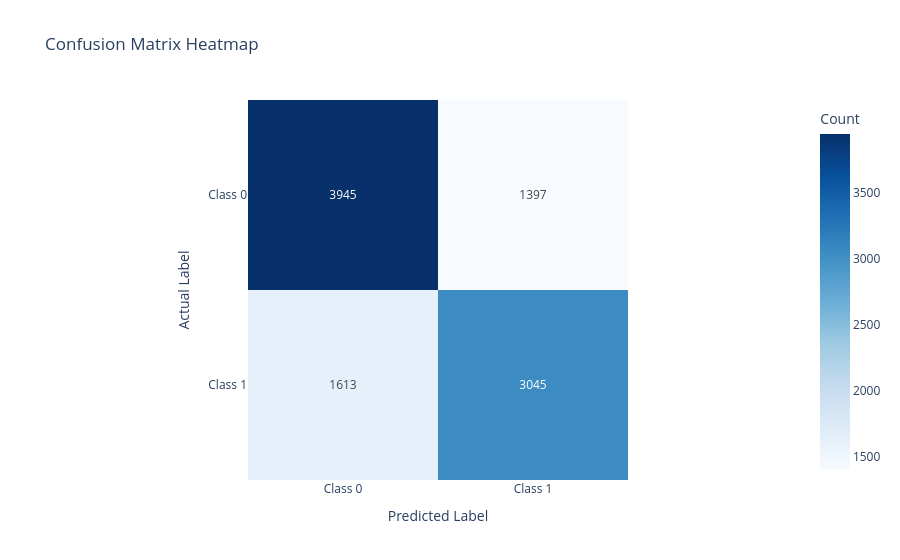

The notebook cell this image was saved under:
### Markdown cell above
**2.4 Confusion Matrix**  
Evaluating classification performance using a Confusion Matrix.

### Code cell
from sklearn.metrics import confusion_matrix, classification_report
import plotly.express as px

# Compute Confusion Matrix
cm = confusion_matrix(y_test_c, y_pred_c)

# Display Classification Report
print("--- Classification Report ---")
print(classification_report(y_test_c, y_pred_c))

# Plot Heatmap Confusion Matrix using Plotly
fig_cm = px.imshow(
    cm,
    text_auto=True,
    labels=dict(x="Predicted Label", y="Actual Label", color="Count"),
    x=['Class 0', 'Class 1'],
    y=['Class 0', 'Class 1'],
    title="Confusion Matrix Heatmap",
    color_continuous_scale="Blues"
)

fig_cm.show()

### Figure 1 — Plotly figure (JSON) as saved in the notebook; plotly's stock layout.template omitted (floating-point values rounded to 4 significant figures)
{"data": [{"coloraxis": "coloraxis", "hovertemplate": "Predicted Label: %{x}<br>Actual Label: %{y}<br>Count: %{z}<extra></extra>", "name": "0", "texttemplate": "%{z}", "type": "heatmap", "x": ["Class 0", "Class 1"], "xaxis": "x", "y": ["Class 0", "Class 1"], "yaxis": "y", "z": [[3945, 1397], [1613, 3045]]}], "layout": {"coloraxis": {"autocolorscale": false, "colorbar": {"title": {"text": "Count"}}, "colorscale": [[0, "rgb(247,251,255)"], [0.125, "rgb(222,235,247)"], [0.25, "rgb(198,219,239)"], [0.375, "rgb(158,202,225)"], [0.5, "rgb(107,174,214)"], [0.625, "rgb(66,146,198)"], [0.75, "rgb(33,113,181)"], [0.875, "rgb(8,81,156)"], [1, "rgb(8,48,107)"]]}, "title": {"text": "Confusion Matrix Heatmap"}, "xaxis": {"anchor": "y", "constrain": "domain", "domain": [0, 1], "scaleanchor": "y", "title": {"text": "Predicted Label"}}, "yaxis": {"anchor": "x", "autorange": "reversed", "constrain": "domain", "domain": [0, 1], "title": {"text": "Actual Label"}}}}
